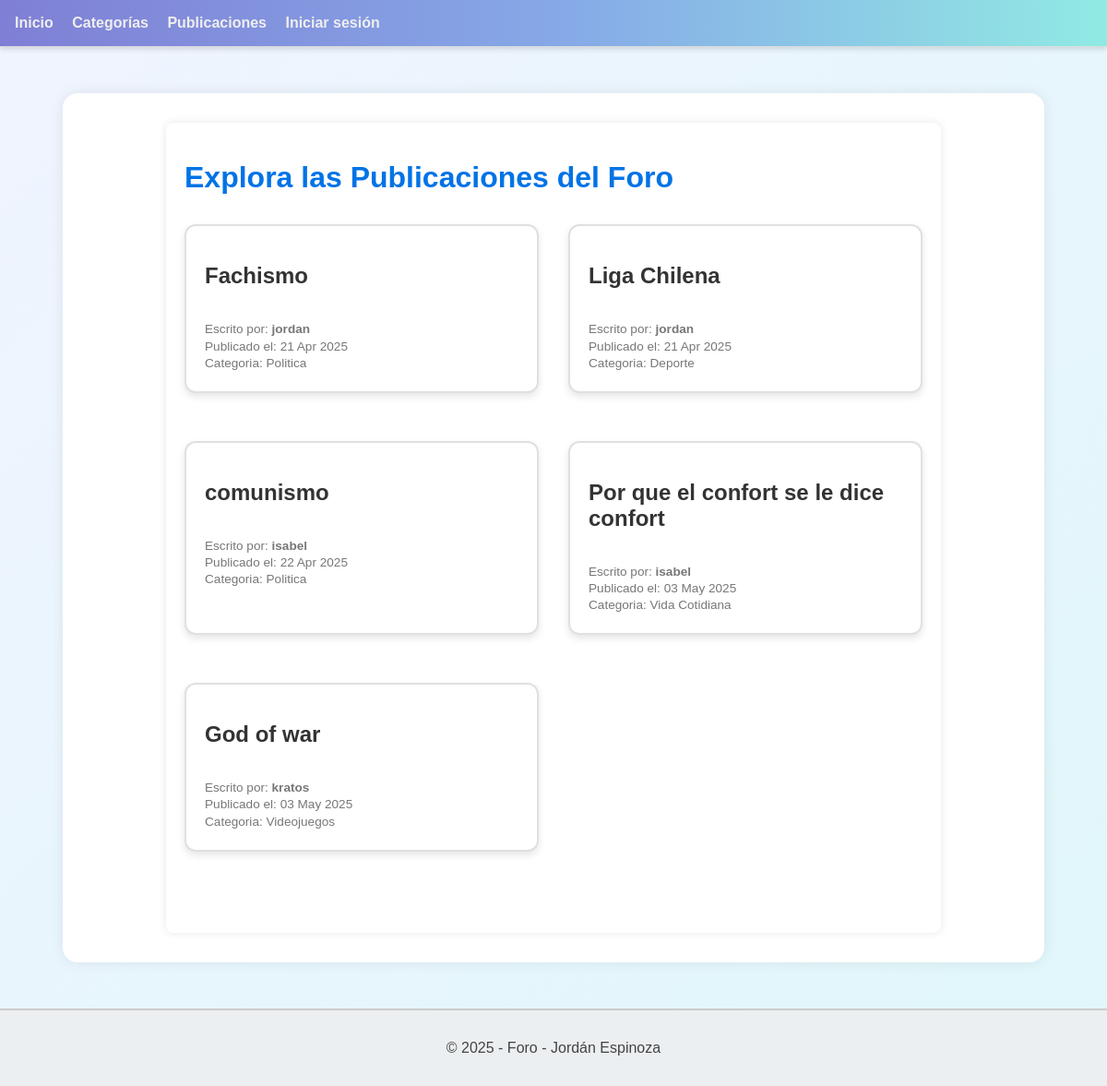
Page /foro/publicaciones/listar/ on the committed database.
### foro_aplicacion/models.py (models this page shows, shortened)
class Publicacion(models.Model):
    titulo = models.CharField(max_length=100)
    cuerpo = models.TextField()
    fecha_creacion = models.DateTimeField(auto_now_add=True)
    fecha_modificacion = models.DateTimeField(auto_now=True)
    usuario = models.ForeignKey(Usuario, on_delete=models.CASCADE, related_name='publicaciones')
    categoria = models.ForeignKey(Categoria, on_delete=models.CASCADE, related_name='publicaciones')
    etiquetas = models.ManyToManyField(Etiqueta, through='PublicacionEtiqueta', related_name='publicaciones')

class Usuario(AbstractUser):
    correo = models.EmailField(max_length=100, unique=True)
    es_admin = models.BooleanField(default=False)
    es_baneado = models.BooleanField(default=False)
    es_moderador = models.BooleanField(default=False)
    es_autor = models.BooleanField(default=False)
    reputacion = models.IntegerField(default=0)
    avatar = models.ImageField(upload_to='avatars/', blank=True, null=True)
    class Meta:
        verbose_name = 'Usuario'
        verbose_name_plural = 'Usuarios'

class Categoria(models.Model):
    nombre = models.CharField(max_length=50)
    descripcion = models.TextField(blank=True)
    fecha_creacion = models.DateTimeField(auto_now_add=True)
    usuario = models.ForeignKey(Usuario, on_delete=models.CASCADE, related_name='categorias')
    def __str__(self):
        return self.nombre

### foro_aplicacion/views.py (the view)
# urls.py: path('publicaciones/listar/', PublicacionListView.as_view(), name='listar_publicaciones'),
class PublicacionListView(ListView):
    model = Publicacion
    template_name = 'publicaciones/listar.html'
    context_object_name = 'publicaciones'

### foro_aplicacion/templates/publicaciones/listar.html (shortened to what this page needs)
{% extends 'template_base.html' %}
{% block body %}
<div class="container">
    <h1 class="titulo">Explora las Publicaciones del Foro</h1>
    <div class="publicacion-lista">
        {% for publicacion in publicaciones %}
            <div class="publicacion-card">
                <div class="publicacion-header">
                    <h2 class="titulo">{{ publicacion.titulo }}</h2>
                </div>
                <p class="autor">Escrito por: <strong>{{ publicacion.usuario.username }}</strong></p>
                <p class="fecha">Publicado el: {{ publicacion.fecha_creacion|date:"d M Y" }}</p>
                <p class="fecha">Categoria: {{ publicacion.categoria }}</p>
            </div>
        {% empty %}
            <p class="sin-publicaciones">No hay publicaciones disponibles.</p>
        {% endfor %}
    </div>
</div>
{% endblock %}

### static/css/styles.css (style rules this page uses)
body { margin: 0; padding: 0; background: linear-gradient(135deg, #f0f4ff, #e0f7fa); color: #333; font-family: 'Segoe UI', Tahoma, Geneva, Verdana, sans-serif; }
body { font-family: Arial, sans-serif; background-color: #f4f4f4; color: #333; }
.container { max-width: 800px; margin: 0 auto; padding: 20px; background-color: #fff; box-shadow: 0 0 10px rgba(0, 0, 0, 0.1); border-radius: 8px; }
.titulo { font-size: 2em; margin-bottom: 20px; color: #0073e6; }
.autor, .fecha { font-size: 0.85rem; color: #777; margin: 0.2rem 0; }
.publicacion-lista { display: grid; grid-template-columns: repeat(auto-fill, minmax(340px, 1fr)); gap: 2rem; margin-top: 2rem; }
.publicacion-card { background: #ffffff; border-left: 8px solid #86a8e7; padding: 1.8rem; border-radius: 16px; box-shadow: 0 8px 24px rgba(0, 0, 0, 0.08); transition: transform 0.3s ease, box-shadow 0.3s ease; }
.publicacion-header { display: flex; justify-content: space-between; align-items: center; margin-bottom: 0.8rem; }
.publicacion-card .titulo { font-size: 1.5rem; font-weight: bold; color: #333; }
h2 { font-size: 24px; font-weight: bold; margin-bottom: 15px; color: #333; }
.publicacion-card { background: #ffffff; border: 2px solid #e0e0e0; border-radius: 12px; padding: 20px; margin-bottom: 20px; box-shadow: 0 4px 8px rgba(0, 0, 0, 0.1); }

### rows in the picture
Publicacion: titulo "Fachismo", usuario.username "jordan", fecha_creacion "21 Apr 2025", categoria "Politica"
Publicacion: titulo "Liga Chilena", usuario.username "jordan", fecha_creacion "21 Apr 2025", categoria "Deporte"
Publicacion: titulo "comunismo", usuario.username "isabel", fecha_creacion "22 Apr 2025", categoria "Politica"
Publicacion: titulo "Por que el confort se le dice confort", usuario.username "isabel", fecha_creacion "03 May 2025", categoria "Vida Cotidiana"
Publicacion: titulo "God of war", usuario.username "kratos", fecha_creacion "03 May 2025", categoria "Videojuegos"
